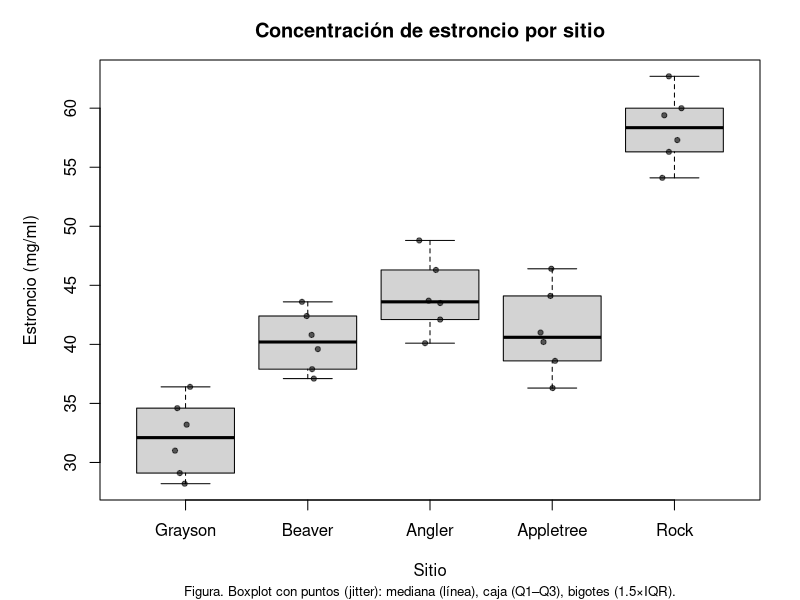

Reproduce this figure in R.
#!/usr/bin/env Rscript
# ------------------------------------------------------------
# ANOVA — Concentración de estroncio (mg/ml) en 5 cuerpos de agua (n=6 por sitio)
# Tareas: ANOVA de una vía, LSD (α=0.05), Tukey HSD, gráfica y reporte de pares significativos
# ------------------------------------------------------------

# 1) Datos (del cuadro de la asignación)
sitio  <- factor(rep(c("Grayson","Beaver","Angler","Appletree","Rock"), each = 6),
                 levels = c("Grayson","Beaver","Angler","Appletree","Rock"))
estroncio <- c(
  28.2,33.2,36.4,34.6,29.1,31.0,   # Grayson
  39.6,40.8,37.9,37.1,43.6,42.4,   # Beaver
  46.3,42.1,43.5,48.8,43.7,40.1,   # Angler
  41.0,44.1,46.4,40.2,38.6,36.3,   # Appletree
  56.3,54.1,59.4,62.7,60.0,57.3    # Rock
)
dat <- data.frame(Site = sitio, Sr = estroncio)

# 2) ANOVA de una vía
fit <- aov(Sr ~ Site, data = dat)
cat("\n=== Tabla de ANOVA ===\n")
print(summary(fit))

# 3) Medias por grupo y MS_error (para LSD/Tukey manual)
means <- tapply(dat$Sr, dat$Site, mean)
n <- 6
k <- length(means)
N <- n * k
ms_error <- summary(fit)[[1]]["Residuals","Mean Sq"]
df_error <- summary(fit)[[1]]["Residuals","Df"]

cat("\nMedias por sitio:\n"); print(round(means, 3))
cat(sprintf("\nMS_error = %.4f, gl_error = %d\n", ms_error, df_error))

# 4) Prueba LSD (α = 0.05, dos colas)
alpha <- 0.05
t_crit <- qt(1 - alpha/2, df = df_error)
LSD <- t_crit * sqrt(2 * ms_error / n)
cat(sprintf("\n=== Prueba LSD (α=%.2f) ===\n", alpha))
cat(sprintf("t_crit = %.3f, LSD = %.4f\n", t_crit, LSD))

# Comparaciones por pares (LSD)
pairs <- combn(names(means), 2, simplify = FALSE)
cat("\nPares significativos por LSD:\n")
for (p in pairs) {
  diff <- abs(means[p[1]] - means[p[2]])
  sig <- ifelse(diff > LSD, "SI", "no")
  cat(sprintf("%-10s vs %-10s | |Δ|= %.3f  -> %s\n", p[1], p[2], diff, sig))
}

# 5) Prueba de Tukey HSD (usando función base y también umbral manual)
cat("\n=== Tukey HSD (α=0.05) ===\n")
print(TukeyHSD(fit))

# Umbral HSD manual: q_crit * sqrt(MS_error/n)
# (El valor crítico q_crit puede obtenerse de tables; para k=5, gl_error=25, q_crit ≈ 4.11)
q_crit <- 4.11
HSD <- q_crit * sqrt(ms_error / n)
cat(sprintf("\nq_crit ≈ %.2f (k=%d, gl=%d), HSD = %.4f\n", q_crit, k, df_error, HSD))

cat("\nPares que superan HSD (manual):\n")
for (p in pairs) {
  diff <- abs(means[p[1]] - means[p[2]])
  sig <- ifelse(diff > HSD, "SI", "no")
  cat(sprintf("%-10s vs %-10s | |Δ|= %.3f  -> %s\n", p[1], p[2], diff, sig))
}

# 6) Gráfica (boxplot con puntos)
png("anova_estroncio_boxplot.png", width = 1600, height = 1200, res = 200)
par(mar = c(5,5,3,2))
boxplot(Sr ~ Site, data = dat, main = "Concentración de estroncio por sitio",
        xlab = "Sitio", ylab = "Estroncio (mg/ml)", outline = FALSE)
stripchart(Sr ~ Site, data = dat, vertical = TRUE, method = "jitter",
           pch = 19, cex = .7, col = adjustcolor("black", .6), add = TRUE)
mtext("Figura. Boxplot con puntos (jitter): mediana (línea), caja (Q1–Q3), bigotes (1.5×IQR).", side = 1, line = 4, cex = .8)
dev.off()

# ------------------------------------------------------------
